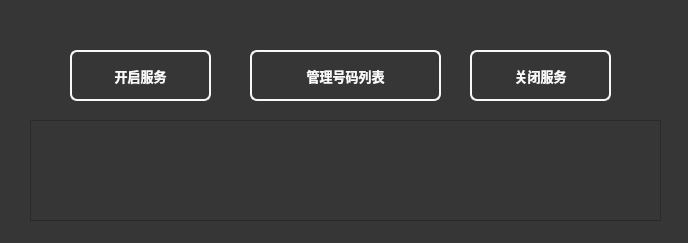
<?xml version="1.0" encoding="UTF-8"?>
<ui version="4.0">
 <class>Widget</class>
 <widget class="QWidget" name="Widget">
  <property name="geometry">
   <rect>
    <x>0</x>
    <y>0</y>
    <width>688</width>
    <height>243</height>
   </rect>
  </property>
  <property name="windowTitle">
   <string>Chat-plusplus-Server</string>
  </property>
  <property name="styleSheet">
   <string notr="true">background-color: rgb(54, 54, 54);</string>
  </property>
  <widget class="QPushButton" name="OpenServer">
   <property name="geometry">
    <rect>
     <x>70</x>
     <y>50</y>
     <width>141</width>
     <height>51</height>
    </rect>
   </property>
   <property name="font">
    <font>
     <pointsize>10</pointsize>
     <weight>75</weight>
     <italic>false</italic>
     <bold>true</bold>
    </font>
   </property>
   <property name="styleSheet">
    <string notr="true">QPushButton {
	font: 10pt;
	font-weight: bold;
	color: rgb(249, 249, 249);
	background-color: rgb(0, 0, 0, 0);
	border: 2px solid;
	border-color: rgb(248, 248, 248);
	border-radius: 7px;
}

QPushButton::disabled {
	color: rgb(220, 220, 220);
	border-color: rgb(219, 219, 219);
}</string>
   </property>
   <property name="text">
    <string>开启服务</string>
   </property>
  </widget>
  <widget class="QPushButton" name="ChangePhone">
   <property name="geometry">
    <rect>
     <x>250</x>
     <y>50</y>
     <width>191</width>
     <height>51</height>
    </rect>
   </property>
   <property name="font">
    <font>
     <pointsize>10</pointsize>
     <weight>75</weight>
     <italic>false</italic>
     <bold>true</bold>
    </font>
   </property>
   <property name="styleSheet">
    <string notr="true">QPushButton {
	font: 10pt;
	font-weight: bold;
	color: rgb(249, 249, 249);
	background-color: rgb(0, 0, 0, 0);
	border: 1.5px solid;
	border-color: rgb(248, 248, 248);
	border-radius: 7px;
}</string>
   </property>
   <property name="text">
    <string>管理号码列表</string>
   </property>
  </widget>
  <widget class="QPushButton" name="CloseServer">
   <property name="geometry">
    <rect>
     <x>470</x>
     <y>50</y>
     <width>141</width>
     <height>51</height>
    </rect>
   </property>
   <property name="font">
    <font>
     <pointsize>10</pointsize>
     <weight>75</weight>
     <italic>false</italic>
     <bold>true</bold>
    </font>
   </property>
   <property name="styleSheet">
    <string notr="true">QPushButton {
	font: 10pt;
	font-weight: bold;
	color: rgb(249, 249, 249);
	background-color: rgb(0, 0, 0, 0);
	border: 1.5px solid;
	border-color: rgb(248, 248, 248);
	border-radius: 7px;
}

QPushButton::disabled {
	color: rgb(220, 220, 220);
	border-color: rgb(219, 219, 219);
}</string>
   </property>
   <property name="text">
    <string>关闭服务</string>
   </property>
  </widget>
  <widget class="QTextBrowser" name="LogShow">
   <property name="geometry">
    <rect>
     <x>30</x>
     <y>120</y>
     <width>631</width>
     <height>101</height>
    </rect>
   </property>
   <property name="styleSheet">
    <string notr="true">font-size: 10pt;
color: rgb(231, 231, 231);</string>
   </property>
  </widget>
 </widget>
 <layoutdefault spacing="6" margin="11"/>
 <resources/>
 <connections/>
</ui>
